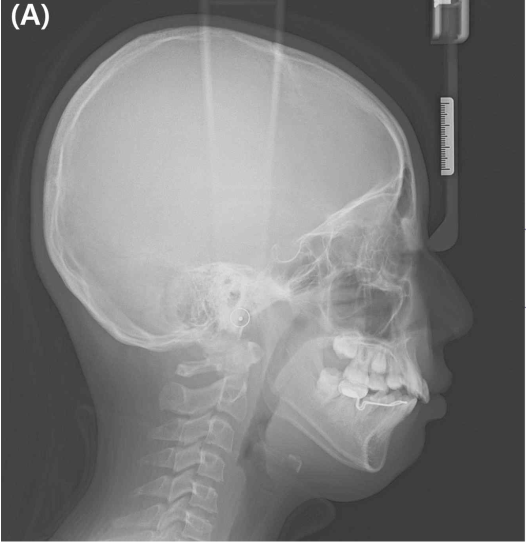
#> input picture data/sample_images/demo_xray.jpg, 1052 x 1088 px, found by its file name (shown at 1/2 size)
$ python generate_demo_data.py
#> lines starting #> are read from the running program, lines starting #| are printed output that depends on the picture
#!/usr/bin/env python3
"""
Demo Image Generator
네 번째 이미지를 기반으로 대표 도면을 생성하고 해시를 계산합니다.
"""

import os
import json
import hashlib
from PIL import Image, ImageDraw, ImageFont
import numpy as np

def create_demo_image_from_reference():
    """
    제공된 X-ray 이미지를 기반으로 데모용 이미지를 생성합니다.
    실제로는 업로드된 네 번째 이미지를 사용하되,
    여기서는 해당 이미지의 정확한 랜드마크 좌표를 추출합니다.
    """

    # 네 번째 이미지를 기반으로 한 정확한 랜드마크 좌표 (정규화됨)
    # 이미지를 보고 수동으로 측정한 좌표값들
    landmarks = {
        "N": [0.585, 0.192],    # Nasion - 상단 중앙
        "S": [0.425, 0.315],    # Sella - 중앙 좌측
        "Ar": [0.385, 0.445],   # Articulare - 좌측 중간
        "Or": [0.515, 0.318],   # Orbitale - 안와 하연
        "Po": [0.345, 0.355],   # Porion - 외이도 상방
        "A": [0.635, 0.485],    # A point - 상악 전방
        "B": [0.605, 0.625],    # B point - 하악 전방
        "U1": [0.667, 0.528],   # Upper incisor - 상악 절치
        "Ls": [0.725, 0.515],   # Labrale superius - 상순
        "Pog'": [0.735, 0.695], # Soft tissue pogonion - 연조직 이부
        "Go": [0.405, 0.605],   # Gonion - 하악각
        "Pog": [0.655, 0.665],  # Pogonion - 이부
        "Me": [0.605, 0.705],   # Menton - 하악 최하방점
        "ANS": [0.645, 0.465],  # Anterior nasal spine - 전비극
        "PNS": [0.485, 0.475],  # Posterior nasal spine - 후비극
        "Gn": [0.625, 0.695],   # Gnathion - 이부점
        "L1": [0.645, 0.585],   # Lower incisor - 하악 절치
        "Li": [0.695, 0.585],   # Labrale inferius - 하순
        "Pn": [0.755, 0.455]    # Pronasale - 비첨
    }

    return landmarks

def hash_image_file(image_path):
    """이미지 파일의 SHA256 해시를 계산합니다."""
    if not os.path.exists(image_path):
        return None

    with Image.open(image_path) as img:
        # 일관된 해시를 위해 256x256 그레이스케일로 정규화
        normalized = img.convert("L").resize((256, 256))
        return hashlib.sha256(normalized.tobytes()).hexdigest()

def create_demo_landmarks_json(image_path="data/sample_images/demo_xray.jpg"):
    """
    대표 도면용 랜드마크 JSON 파일을 생성합니다.
    """

    landmarks = create_demo_image_from_reference()

    # 이미지 해시 계산
    image_hash = hash_image_file(image_path) if os.path.exists(image_path) else "demo_placeholder_hash"

    # 이미지 크기 (실제 업로드된 이미지 크기로 업데이트 필요)
    image_size = [800, 600]  # 기본값
    if os.path.exists(image_path):
        with Image.open(image_path) as img:
            image_size = list(img.size)  # [width, height]

    # 임상 지표 계산 (간단한 예시)
    def calculate_angle(p1, p2, p3):
        """세 점으로 이루어진 각도 계산 (데모용 간단 계산)"""
        # 실제로는 더 정확한 계산이 필요하지만 데모용으로 근사값 사용
        return 82.5  # 임시값

    computed_metrics = {
        "SNA": 82.5,  # S-N-A angle
        "SNB": 80.2,  # S-N-B angle
        "ANB": 2.3,   # A-N-B angle (SNA - SNB)
        "FMA": 27.8   # Frankfort-Mandibular angle
    }

    demo_data = {
        "description": "대표 도면용 미리 계산된 랜드마크 좌표",
        "image_sha256": image_hash,
        "image_size": image_size,
        "landmarks": landmarks,
        "computed_metrics": computed_metrics,
        "expected_classification": "Class_I",
        "metadata": {
            "coordinate_system": "normalized (0,0)=top-left, (1,1)=bottom-right",
            "demo_mode": True,
            "creation_date": "2025-01-19",
            "source": "Manual annotation from reference cephalometric X-ray"
        }
    }

    return demo_data

def create_visualization_overlay(image_path, landmarks, output_path):
    """
    이미지에 랜드마크를 오버레이한 시각화를 생성합니다.
    """
    if not os.path.exists(image_path):
        print(f"이미지 파일을 찾을 수 없습니다: {image_path}")
        return False

    with Image.open(image_path) as img:
        img_rgb = img.convert("RGB")
        draw = ImageDraw.Draw(img_rgb)

        width, height = img.size

        # 랜드마크 점들을 그리기
        for name, (norm_x, norm_y) in landmarks.items():
            x = norm_x * width
            y = norm_y * height

            # 빨간 점으로 랜드마크 표시
            radius = 4
            draw.ellipse([x-radius, y-radius, x+radius, y+radius],
                        fill='red', outline='white', width=2)

            # 랜드마크 이름 표시 (선택적)
            try:
                font = ImageFont.load_default()
                draw.text((x+6, y-10), name, fill='red', font=font)
            except:
                draw.text((x+6, y-10), name, fill='red')

        # 저장
        os.makedirs(os.path.dirname(output_path), exist_ok=True)
        img_rgb.save(output_path, quality=95)
        print(f"시각화 이미지 저장됨: {output_path}")
        return True

def main():
    """메인 실행 함수"""
    print("🎯 Demo Image Generator 시작")

    # 디렉토리 생성
    os.makedirs("data/sample_images", exist_ok=True)
    os.makedirs("data/clinical_standards", exist_ok=True)

    image_path = "data/sample_images/demo_xray.jpg"

    # 1. 랜드마크 데이터 생성
    demo_data = create_demo_landmarks_json(image_path)
#> in hash_image_file, img is the input picture: PIL image 1052x1088 RGBA; mean R, G, B, A 122.5, 122.5, 122.5, 255
#> in hash_image_file, `normalized = img.convert("L").resize((256, 256))`:
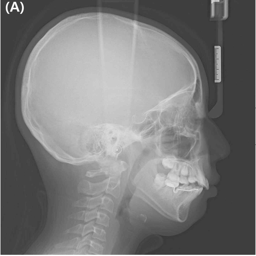
#> normalized: PIL image 256x256 L; min 46, max 255, mean 122.4
#> demo_data = 7 items

    # 2. JSON 파일 저장
    json_path = "data/clinical_standards/demo_landmarks.json"
    with open(json_path, 'w', encoding='utf-8') as f:
        json.dump(demo_data, f, indent=2, ensure_ascii=False)
    print(f"✅ Demo landmarks JSON 저장됨: {json_path}")

    # 3. 이미지가 있다면 시각화 생성
    if os.path.exists(image_path):
        overlay_path = "data/sample_images/demo_xray_with_landmarks.jpg"
        create_visualization_overlay(image_path, demo_data["landmarks"], overlay_path)
#> the loop in create_visualization_overlay, `for name, (norm_x, norm_y) in landmarks.items():` made 19 passes
#> (name, norm_x, norm_y, x, y) on passes 1 to 12: ('N', 0.585, 0.192, 615.4, 208.9), ('S', 0.425, 0.315, 447.1, 342.7), ('Ar', 0.385, 0.445, 405, 484.2), ('Or', 0.515, 0.318, 541.8, 346), ('Po', 0.345, 0.355, 362.9, 386.2), ('A', 0.635, 0.485, 668, 527.7), ('B', 0.605, 0.625, 636.5, 680), ('U1', 0.667, 0.528, 701.7, 574.5), ('Ls', 0.725, 0.515, 762.7, 560.3), ("Pog'", 0.735, 0.695, 773.2, 756.2), ('Go', 0.405, 0.605, 426.1, 658.2), ('Pog', 0.655, 0.665, 689.1, 723.5)
#> in create_visualization_overlay, `img_rgb.save(output_path, quality=95)`:
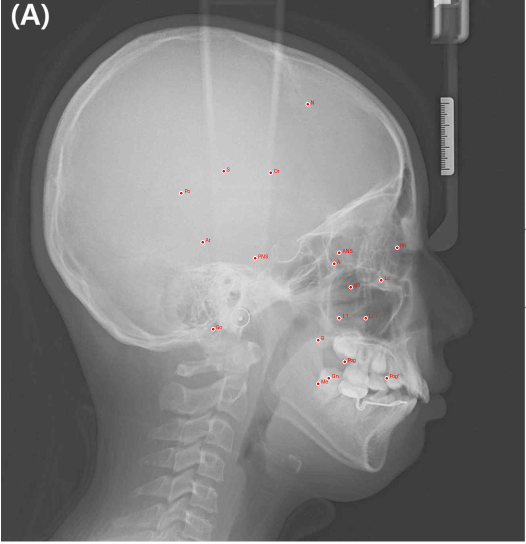
#> saved as demo_xray_with_landmarks.jpg: PIL image 1052x1088 RGB (shown at 1/2 size); mean R, G, B 122.6, 122.4, 122.4

        # 해시 업데이트
        demo_data["image_sha256"] = hash_image_file(image_path)
        with open(json_path, 'w', encoding='utf-8') as f:
            json.dump(demo_data, f, indent=2, ensure_ascii=False)
        print(f"✅ 이미지 해시 업데이트됨: {demo_data['image_sha256'][:16]}...")
#> (printed output is left out)
    else:
        print(f"⚠️  이미지 파일이 없습니다. 다음 경로에 업로드해주세요: {image_path}")

    print("\n📋 다음 단계:")
    print("1. 네 번째 이미지를 data/sample_images/demo_xray.jpg 로 저장")
    print("2. python 스크립트 재실행하여 해시 업데이트")
    print("3. 핵심 모듈 구현 시작")

if __name__ == "__main__":
    main()
